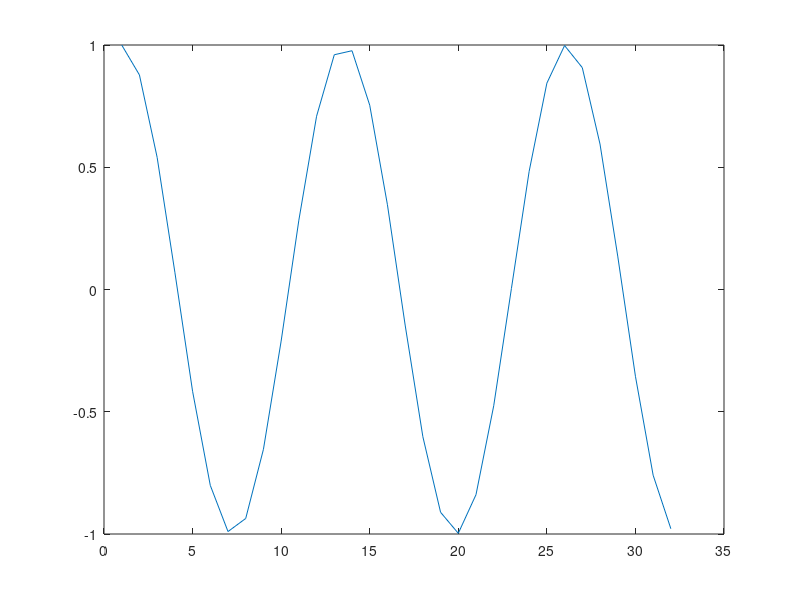
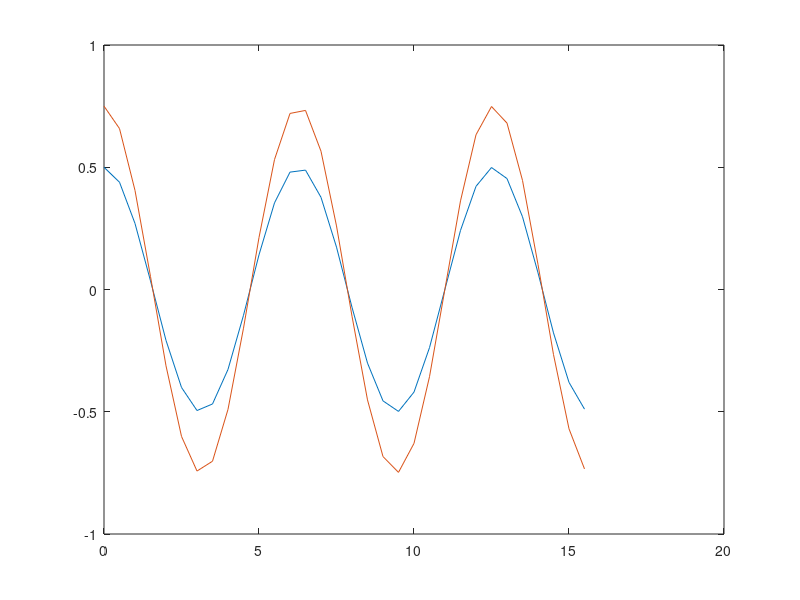

These figures' MATLAB source, in order:
%% data preparing
t = 0:0.5:5*pi; % time vector
signal = cos(t); % sine samples
%% y axis only
plot(signal)

%% x, y axis
figure
plot(t, signal)

%% Display 2 signal I
plot(t, signal)
% the second plot overriding the first plot
plot(t, 2*signal)

%% Display 2 signal II
plot(t, signal, t, 2*signal, t(1:16), 0.75*signal(1:16))

%% Display 2 signal III
plot(t, 0.5*signal)
hold on
plot(t, 0.75*signal)
hold off
